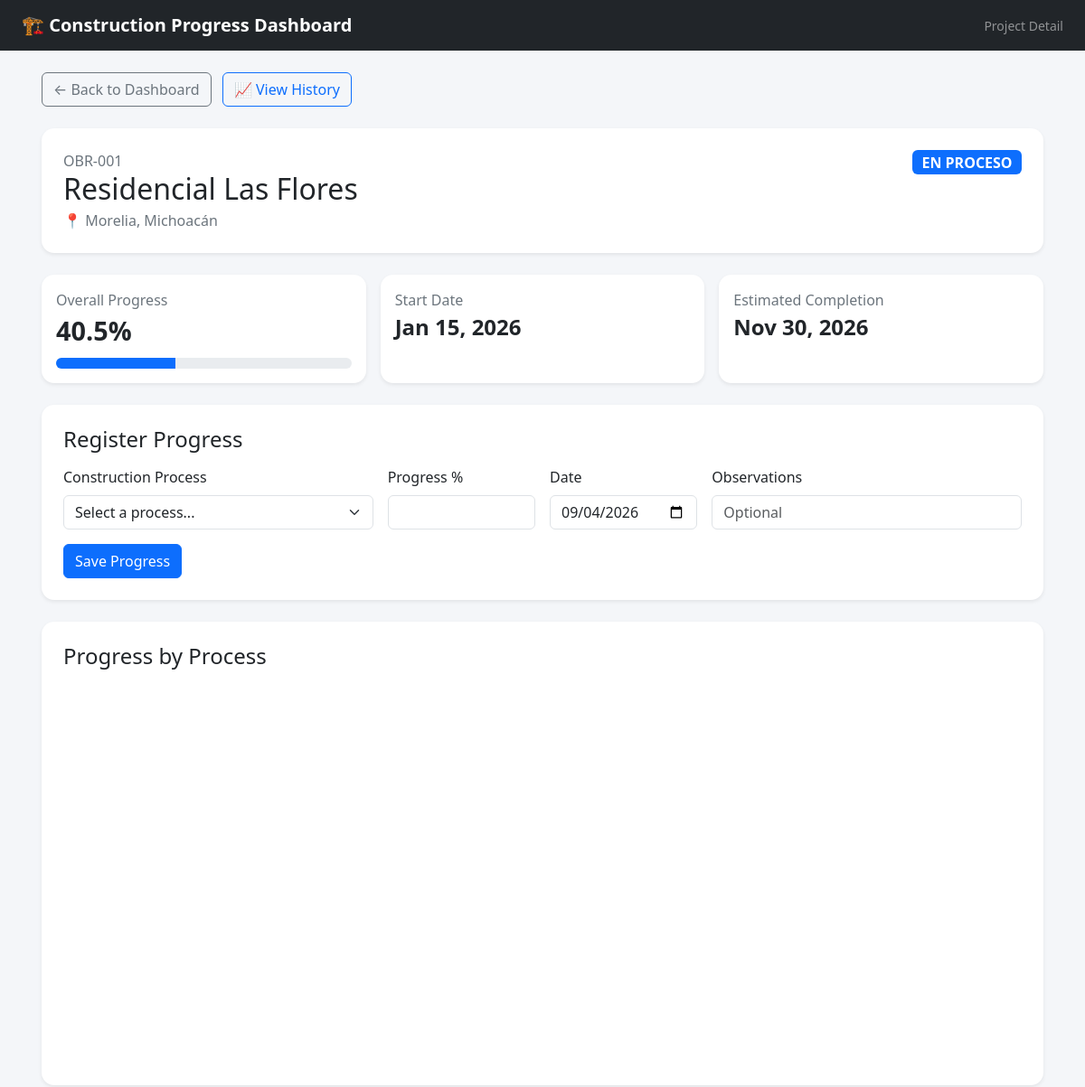
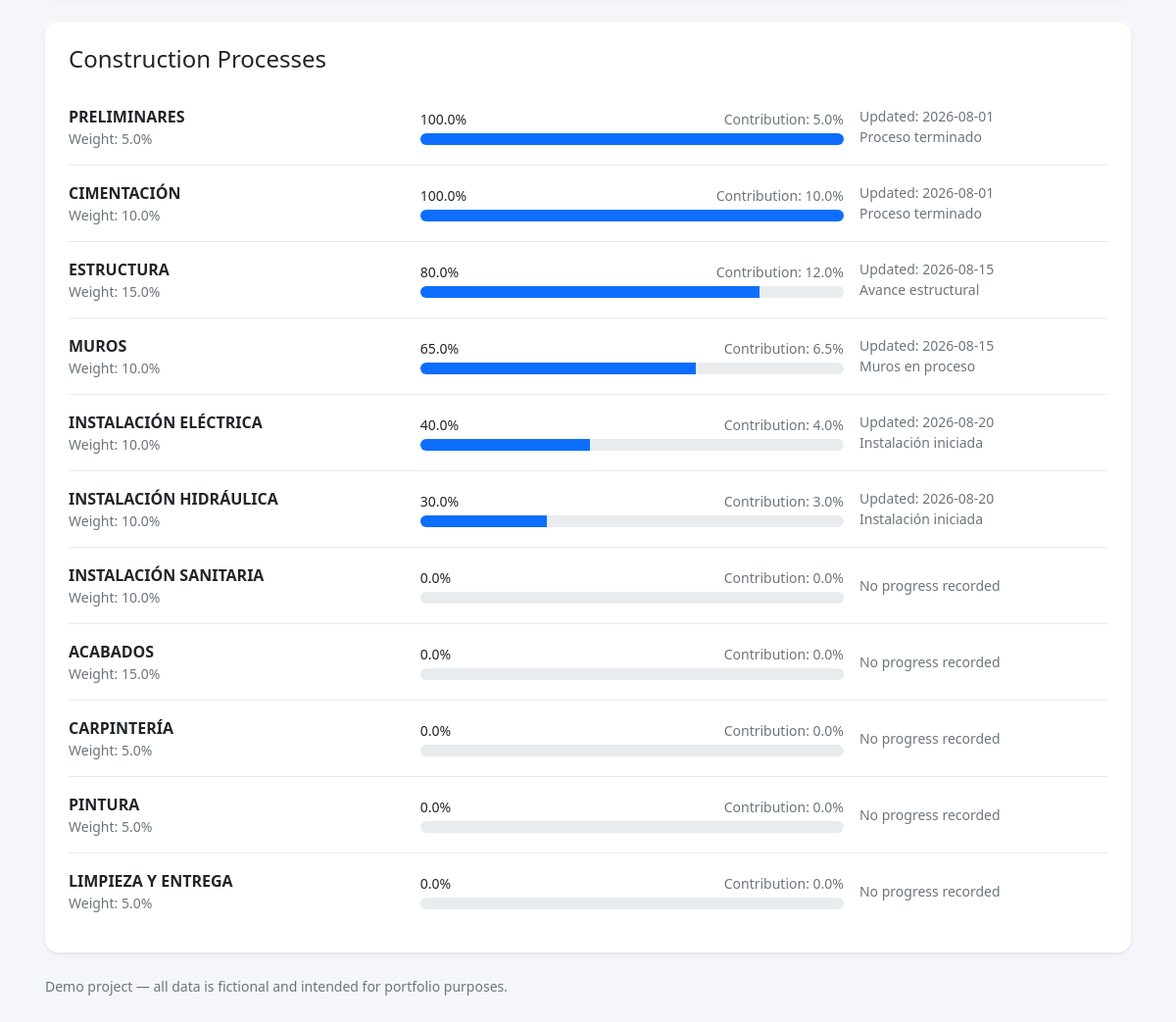
Screenshot of /detail.php?id=1 with the database file from the repository (2 pictures, top to bottom).
### tables this page shows
CREATE TABLE proyectos (
    id INT UNSIGNED AUTO_INCREMENT PRIMARY KEY,
    codigo VARCHAR(30) NOT NULL UNIQUE,
    nombre VARCHAR(150) NOT NULL,
    ubicacion VARCHAR(150) DEFAULT NULL,
    fecha_inicio DATE DEFAULT NULL,
    fecha_fin_estimada DATE DEFAULT NULL,
    estado ENUM('PENDIENTE','EN PROCESO','TERMINADO') NOT NULL DEFAULT 'PENDIENTE',
    activo TINYINT(1) NOT NULL DEFAULT 1,
    created_at TIMESTAMP NOT NULL DEFAULT CURRENT_TIMESTAMP
);

CREATE TABLE catalogo_procesos (
    id INT UNSIGNED AUTO_INCREMENT PRIMARY KEY,
    nombre VARCHAR(100) NOT NULL,
    ponderacion DECIMAL(6,2) NOT NULL DEFAULT 0,
    orden INT NOT NULL DEFAULT 0,
    activo TINYINT(1) NOT NULL DEFAULT 1
);

### public/detail.php (the view, shortened to what this page needs)
<?php
$config = require __DIR__ . '/../config/database.php';
$id = filter_input(INPUT_GET, 'id', FILTER_VALIDATE_INT);
try {
    $dsn = "mysql:host={$config['host']};dbname={$config['dbname']};charset={$config['charset']}";
    $pdo = new PDO($dsn, $config['user'], $config['password'], [
        PDO::ATTR_ERRMODE => PDO::ERRMODE_EXCEPTION,
        PDO::ATTR_DEFAULT_FETCH_MODE => PDO::FETCH_ASSOC,
    ]);
    $stmt = $pdo->prepare("SELECT * FROM proyectos WHERE id = :id AND activo = 1");
    $stmt->execute(['id' => $id]);
    $proyecto = $stmt->fetch();
    $sql = "
        SELECT
            c.id, c.nombre, c.ponderacion, c.orden,
            COALESCE(a.avance_ejecutado, 0) AS avance,
            a.fecha, a.observaciones,
            ROUND(c.ponderacion * COALESCE(a.avance_ejecutado, 0) / 100, 2) AS aporte
        FROM catalogo_procesos c
        LEFT JOIN (
            SELECT ad.proceso_id, ad.avance_ejecutado, ad.fecha, ad.observaciones
            FROM avance_detalle ad
            INNER JOIN (
                SELECT proceso_id, MAX(fecha) AS ultima_fecha
                FROM avance_detalle
                WHERE proyecto_id = :proyecto_id
                GROUP BY proceso_id
            ) ult
              ON ult.proceso_id = ad.proceso_id
             AND ult.ultima_fecha = ad.fecha
            WHERE ad.proyecto_id = :proyecto_id_2
        ) a ON a.proceso_id = c.id
        WHERE c.activo = 1
        ORDER BY c.orden
    ";
    $stmt = $pdo->prepare($sql);
    $stmt->execute(['proyecto_id' => $id, 'proyecto_id_2' => $id]);
    $procesos = $stmt->fetchAll();
    $avanceGeneral = 0;
    foreach ($procesos as $proceso) {
        $avanceGeneral += (float)$proceso['aporte'];
    }
    $avanceGeneral = round($avanceGeneral, 2);
} catch (PDOException $e) {
    http_response_code(500);
    die("Error: " . htmlspecialchars($e->getMessage()));
}
?>
<!doctype html>
<html lang="en">
<head>
<link href="https://cdn.jsdelivr.net/npm/bootstrap@5.3.3/dist/css/bootstrap.min.css" rel="stylesheet">
</head>
<body>
<nav class="navbar navbar-dark bg-dark mb-4">
<div class="container-fluid px-4">
<a href="index.php" class="navbar-brand text-decoration-none">🏗️ Construction Progress Dashboard</a>
<span class="text-white-50 small">Project Detail</span>
</div>
</nav>
<main class="container px-3 pb-5">
<a href="index.php" class="btn btn-outline-secondary mb-4">← Back to Dashboard</a>
<a href="history.php?id=<?= (int)$proyecto['id'] ?>" class="btn btn-outline-primary mb-4 ms-2">📈 View History</a>
<div class="card shadow-sm mb-4">
<div class="card-body p-4">
<div class="d-flex flex-wrap justify-content-between gap-3">
<div>
<div class="text-secondary"><?= htmlspecialchars($proyecto['codigo']) ?></div>
<h1 class="h2 mb-1"><?= htmlspecialchars($proyecto['nombre']) ?></h1>
<div class="text-secondary">📍 <?= htmlspecialchars($proyecto['ubicacion']) ?></div>
</div>
<div class="text-end">
<span class="badge text-bg-<?= $proyecto['estado']==='TERMINADO'?'success':($proyecto['estado']==='EN PROCESO'?'primary':'secondary') ?> fs-6">
<?= htmlspecialchars($proyecto['estado']) ?>
</span>
</div>
</div>
</div>
</div>
<div class="row g-3 mb-4">
<div class="col-md-4"><div class="card shadow-sm h-100"><div class="card-body">
<div class="text-secondary">Overall Progress</div><div class="metric"><?= number_format($avanceGeneral,1) ?>%</div>
<div class="progress mt-2"><div class="progress-bar" style="width:<?= min(100,$avanceGeneral) ?>%"></div></div>
</div></div></div>
<div class="col-md-4"><div class="card shadow-sm h-100"><div class="card-body">
<div class="text-secondary">Start Date</div><div class="metric fs-4"><?= $proyecto['fecha_inicio'] ? date('M d, Y',strtotime($proyecto['fecha_inicio'])) : '—' ?></div>
</div></div></div>
<div class="col-md-4"><div class="card shadow-sm h-100"><div class="card-body">
<div class="text-secondary">Estimated Completion</div><div class="metric fs-4"><?= $proyecto['fecha_fin_estimada'] ? date('M d, Y',strtotime($proyecto['fecha_fin_estimada'])) : '—' ?></div>
</div></div></div>
</div>
<div class="card shadow-sm mb-4">
<div class="card-body p-4">
<h2 class="h4 mb-3">Register Progress</h2>
<form method="post" action="save_progress.php" class="row g-3">
    <div class="col-md-4">
        <label class="form-label">Construction Process</label>
        <select name="proceso_id" class="form-select" required>
            <option value="">Select a process...</option>
        </select>
    </div>
    <div class="col-md-2">
        <label class="form-label">Progress %</label>
        <input type="number" name="avance" class="form-control" min="0" max="100" step="0.01" required>
    </div>
    <div class="col-md-2">
        <label class="form-label">Date</label>
        <input type="date" name="fecha" class="form-control" value="<?= date('Y-m-d') ?>" required>
    </div>
    <div class="col-md-4">
        <label class="form-label">Observations</label>
        <input type="text" name="observaciones" class="form-control" maxlength="255" placeholder="Optional">
    </div>
    <div class="col-12">
        <button type="submit" class="btn btn-primary">Save Progress</button>
    </div>
</form>
</div>
</div>
<div class="card shadow-sm mb-4">
<div class="card-body p-4">
<h2 class="h4 mb-3">Progress by Process</h2>
<div id="processChart" style="height:420px;"></div>
</div>
</div>
<div class="card shadow-sm">
<div class="card-body p-4">
<h2 class="h4 mb-3">Construction Processes</h2>
<?php foreach ($procesos as $p): ?>
<?php $avance = min(100,max(0,(float)$p['avance'])); ?>
<div class="process-row">
<div class="row align-items-center g-3">
<div class="col-lg-4">
<strong><?= htmlspecialchars($p['nombre']) ?></strong>
<div class="small text-secondary">Weight: <?= number_format((float)$p['ponderacion'],1) ?>%</div>
</div>
<div class="col-lg-5">
<div class="d-flex justify-content-between small mb-1">
<span><?= number_format($avance,1) ?>%</span>
<span class="text-secondary">Contribution: <?= number_format((float)$p['aporte'],1) ?>%</span>
</div>
<div class="progress"><div class="progress-bar" style="width:<?= $avance ?>%"></div></div>
</div>
<div class="col-lg-3 small text-secondary">
<?= $p['fecha'] ? 'Updated: '.htmlspecialchars($p['fecha']) : 'No progress recorded' ?>
<?php if ($p['observaciones']): ?>
<br><?= htmlspecialchars($p['observaciones']) ?>
<?php endif; ?>
</div>
</div>
</div>
<?php endforeach; ?>
</div>
</div>
<div class="text-secondary small mt-4">Demo project — all data is fictional and intended for portfolio purposes.</div>
</main>
</body>
</html>

### public/detail.php (style rules this page uses)
body { background:#f4f6f9 }
.navbar-brand { font-weight:700 }
.card { border:0;border-radius:14px }
.progress { height:12px;border-radius:12px }
.process-row { border-bottom:1px solid #e9ecef;padding:16px 0 }
.process-row:last-child { border-bottom:0 }
.metric { font-size:1.8rem;font-weight:700 }

### rows the page displays
proyectos: codigo "OBR-001", nombre "Residencial Las Flores", ubicacion "Morelia, Michoacán", estado "EN PROCESO", fecha_inicio "Jan 15, 2026", fecha_fin_estimada "Nov 30, 2026"
catalogo_procesos: nombre "PRELIMINARES", ponderacion "5.0", avance "100.0", aporte "5.0", $avance 100 (drawn), fecha "2026-08-01", observaciones "Proceso terminado"
catalogo_procesos: nombre "CIMENTACIÓN", ponderacion "10.0", avance "100.0", aporte "10.0", $avance 100 (drawn), fecha "2026-08-01", observaciones "Proceso terminado"
catalogo_procesos: nombre "ESTRUCTURA", ponderacion "15.0", avance "80.0", aporte "12.0", $avance 80 (drawn), fecha "2026-08-15", observaciones "Avance estructural"
catalogo_procesos: nombre "MUROS", ponderacion "10.0", avance "65.0", aporte "6.5", $avance 65 (drawn), fecha "2026-08-15", observaciones "Muros en proceso"
catalogo_procesos: nombre "INSTALACIÓN ELÉCTRICA", ponderacion "10.0", avance "40.0", aporte "4.0", $avance 40 (drawn), fecha "2026-08-20", observaciones "Instalación iniciada"
catalogo_procesos: nombre "INSTALACIÓN HIDRÁULICA", ponderacion "10.0", avance "30.0", aporte "3.0", $avance 30 (drawn), fecha "2026-08-20", observaciones "Instalación iniciada"
catalogo_procesos: nombre "INSTALACIÓN SANITARIA", ponderacion "10.0", avance "0.0", aporte "0.0", shows "No progress recorded"
catalogo_procesos: nombre "ACABADOS", ponderacion "15.0", avance "0.0", aporte "0.0", shows "No progress recorded"
catalogo_procesos: nombre "CARPINTERÍA", ponderacion "5.0", avance "0.0", aporte "0.0", shows "No progress recorded"
catalogo_procesos: nombre "PINTURA", ponderacion "5.0", avance "0.0", aporte "0.0", shows "No progress recorded"
catalogo_procesos: nombre "LIMPIEZA Y ENTREGA", ponderacion "5.0", avance "0.0", aporte "0.0", shows "No progress recorded"

### other values shown
$avanceGeneral "40.5"
